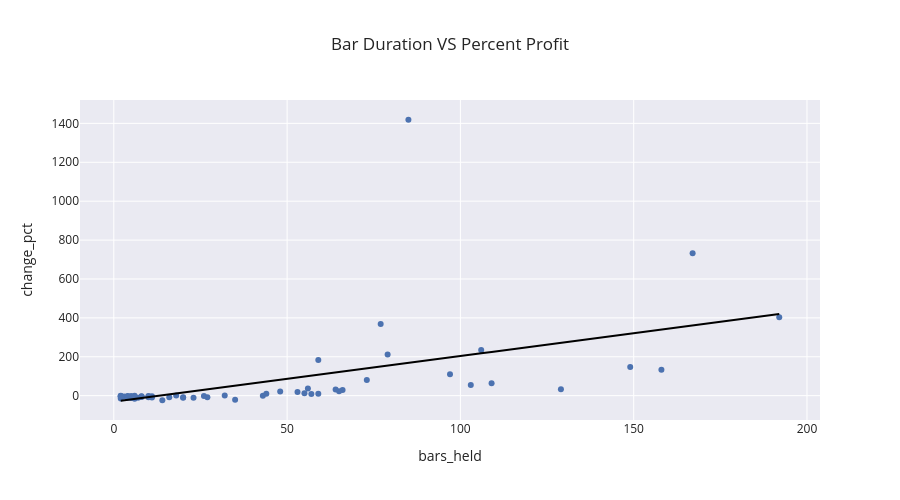

Notebook cell for this chart:
### Code cell
# Bar Duration VS Percent Profit
import plotly.express as px

# Fazer scatter plot
ax5 = px.scatter(result.trades, 
                 x='bars_held', 
                 y='change_pct', 
                 width=900, 
                 height=500, 
                 trendline="ols", 
                 trendline_color_override="black", 
                 title='Bar Duration VS Percent Profit',
                 template='seaborn'
                 )

ax5.show()

### Figure 1 — Plotly figure (JSON) as saved in the notebook; plotly's stock layout.template omitted (floating-point values rounded to 4 significant figures)
{"data": [{"hovertemplate": "bars_held=%{x}<br>change_pct=%{y}<extra></extra>", "legendgroup": "", "marker": {"color": "rgb(76,114,176)", "symbol": "circle"}, "mode": "markers", "name": "", "orientation": "v", "showlegend": false, "type": "scatter", "x": [59, 2, 79, 85, 73, 6, 8, 18, 11, 158, 167, 2, 2, 11, 66, 77, 2, 35, 7, 5, 65, 10, 16, 32, 5, 8, 55, 109, 43, 6, 103, 129, 59, 97, 56, 106, 6, 27, 20, 8, 3, 4, 4, 149, 5, 10, 6, 20, 53, 64, 2, 44, 192, 10, 57, 48, 4, 4, 4, 26, 6, 23, 14], "xaxis": "x", "y": [183.6, -14.57, 211.5, 1419.0, 80.23, -10.24, -2.363, 0.5894, -2.838, 133.2, 732.1, -5.492, -0.9658, -8.79, 29.08, 368.5, -2.253, -21.33, -10.49, -12.44, 22.84, -3.735, -8.159, 0.7083, -1.975, -3.659, 12.13, 63.6, 0.04513, -0.4052, 55.0, 32.52, 9.951, 110.4, 36.32, 234.5, -15.2, -7.499, -8.557, -7.309, -3.909, -1.343, -8.477, 147.9, -6.809, -8.415, -4.393, -10.62, 18.6, 31.56, -3.853, 10.34, 403.5, -1.922, 9.126, 21.89, -4.218, -6.012, -11.17, -2.006, -8.561, -11.26, -23.54], "yaxis": "y"}, {"hovertemplate": "<b>OLS trendline</b><br>change_pct = 2.34765 * bars_held + -31.034<br>R<sup>2</sup>=0.267438<br><br>bars_held=%{x}<br>change_pct=%{y} <b>(trend)</b><extra></extra>", "legendgroup": "", "line": {"color": "black"}, "marker": {"color": "rgb(76,114,176)", "symbol": "circle"}, "mode": "lines", "name": "", "showlegend": false, "type": "scatter", "x": [2, 2, 2, 2, 2, 3, 4, 4, 4, 4, 4, 5, 5, 5, 6, 6, 6, 6, 6, 7, 8, 8, 8, 10, 10, 10, 11, 11, 14, 16, 18, 20, 20, 23, 26, 27, 32, 35, 43, 44, 48, 53, 55, 56, 57, 59, 59, 64, 65, 66, 73, 77, 79, 85, 97, 103, 106, 109, 129, 149, 158, 167, 192], "xaxis": "x", "y": [-26.34, -26.34, -26.34, -26.34, -26.34, -23.99, -21.64, -21.64, -21.64, -21.64, -21.64, -19.3, -19.3, -19.3, -16.95, -16.95, -16.95, -16.95, -16.95, -14.6, -12.25, -12.25, -12.25, -7.558, -7.558, -7.558, -5.21, -5.21, 1.833, 6.528, 11.22, 15.92, 15.92, 22.96, 30.0, 32.35, 44.09, 51.13, 69.91, 72.26, 81.65, 93.39, 98.09, 100.4, 102.8, 107.5, 107.5, 119.2, 121.6, 123.9, 140.3, 149.7, 154.4, 168.5, 196.7, 210.8, 217.8, 224.9, 271.8, 318.8, 339.9, 361.0, 419.7], "yaxis": "y"}], "layout": {"height": 500, "legend": {"tracegroupgap": 0}, "title": {"text": "Bar Duration VS Percent Profit"}, "width": 900, "xaxis": {"anchor": "y", "domain": [0, 1], "title": {"text": "bars_held"}}, "yaxis": {"anchor": "x", "domain": [0, 1], "title": {"text": "change_pct"}}}}
